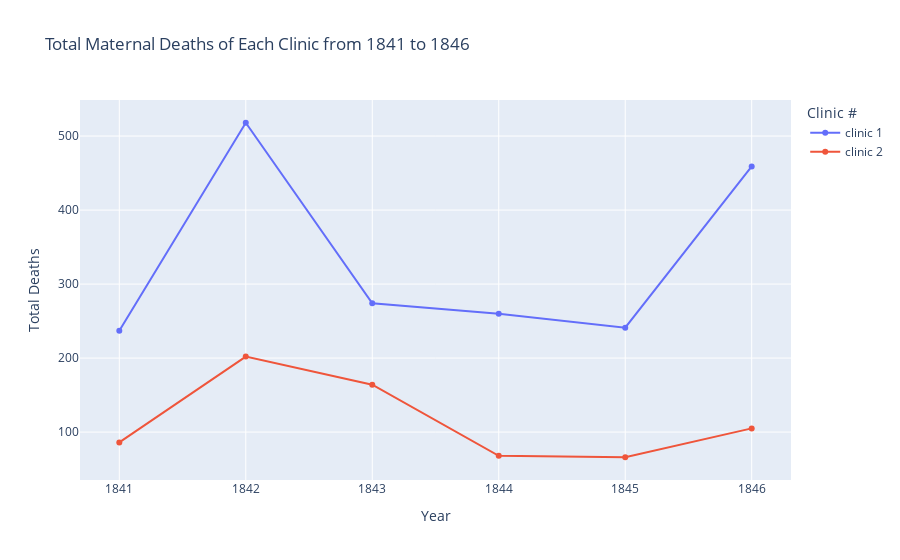

Here is the notebook cell this chart was saved with:
### Markdown cell above
Total number of maternal deaths of each clinic

### Code cell
fig = px.line(data_frame=df_yearly_deaths,
              x='year',
              y='deaths',
              color='clinic',
              markers=True,
              labels={'year': 'Year',
                      'deaths': 'Total Deaths',
                      'clinic': 'Clinic #'},
              title='Total Maternal Deaths of Each Clinic from 1841 to 1846')
fig.show()

### Figure 1 — Plotly figure (JSON) as saved in the notebook; plotly's stock layout.template omitted (floating-point values rounded to 4 significant figures)
{"data": [{"hovertemplate": "Clinic #=clinic 1<br>Year=%{x}<br>Total Deaths=%{y}<extra></extra>", "legendgroup": "clinic 1", "line": {"color": "#636efa", "dash": "solid"}, "marker": {"symbol": "circle"}, "mode": "lines+markers", "name": "clinic 1", "orientation": "v", "showlegend": true, "type": "scatter", "x": [1841, 1842, 1843, 1844, 1845, 1846], "xaxis": "x", "y": [237, 518, 274, 260, 241, 459], "yaxis": "y"}, {"hovertemplate": "Clinic #=clinic 2<br>Year=%{x}<br>Total Deaths=%{y}<extra></extra>", "legendgroup": "clinic 2", "line": {"color": "#EF553B", "dash": "solid"}, "marker": {"symbol": "circle"}, "mode": "lines+markers", "name": "clinic 2", "orientation": "v", "showlegend": true, "type": "scatter", "x": [1841, 1842, 1843, 1844, 1845, 1846], "xaxis": "x", "y": [86, 202, 164, 68, 66, 105], "yaxis": "y"}], "layout": {"legend": {"title": {"text": "Clinic #"}, "tracegroupgap": 0}, "title": {"text": "Total Maternal Deaths of Each Clinic from 1841 to 1846"}, "xaxis": {"anchor": "y", "domain": [0, 1], "title": {"text": "Year"}}, "yaxis": {"anchor": "x", "domain": [0, 1], "title": {"text": "Total Deaths"}}}}
